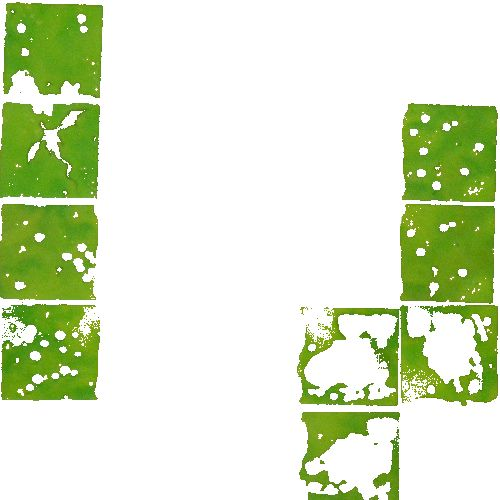
#> input picture TestImages/Grass.JPEG, 500 x 500 px
$ python GetColorFromImage.py
#> lines starting #> are read from the running program, lines starting #| are printed output that depends on the picture; after the words box and inside, x2 and y2 are one past the last pixel; in counts of white or black regions, pixels touching at a corner belong together
#> further down, img is the input picture: shape (500, 500, 3); mean B, G, R 198.4, 229.6, 217.4
import cv2
import numpy as np
import matplotlib.pyplot as plt

def getColorFromImage(img):
    cv2.imshow('Image', img)

    mask = img.copy()
    mask = np.all(img[:, :] != 255, 2)
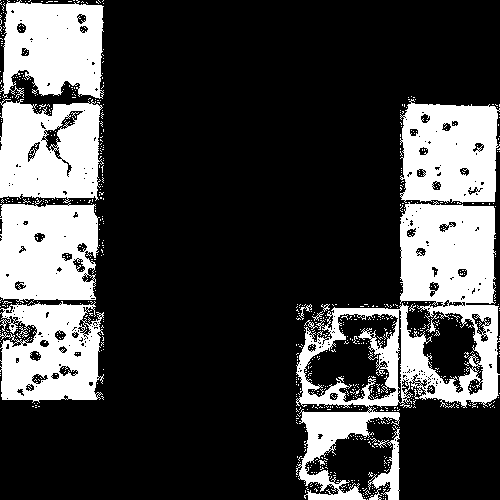
#> mask: shape (500, 500) bool; 25.9% white; 824 white regions (807 under 20 px), largest, box (x1, y1, x2, y2) and area: (296, 201, 500, 500) 20812, (0, 198, 100, 303) 8503, (0, 99, 104, 203) 8447
    mask = mask.astype(np.uint8, copy=False)
    mask[mask == 1] = 255
    cv2.imshow('Mask', mask)

    img2 = cv2.cvtColor(img, cv2.COLOR_BGR2HSV)
#> img2: shape (500, 500, 3); mean H, S, V 18.6, 51.8, 229.7

    h, s, v = img2[:, :, 0], img2[:, :, 1], img2[:, :, 2]
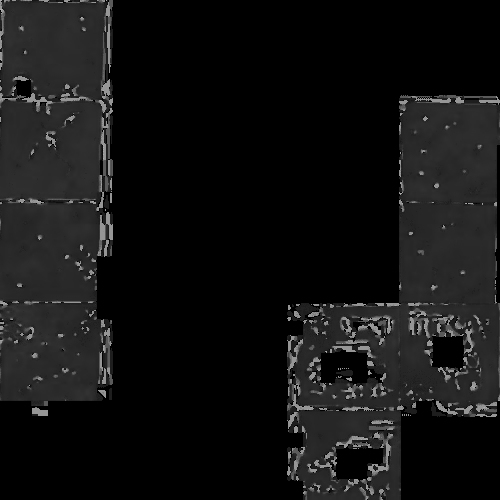
#> h: shape (500, 500); min 0, max 177, mean 18.6
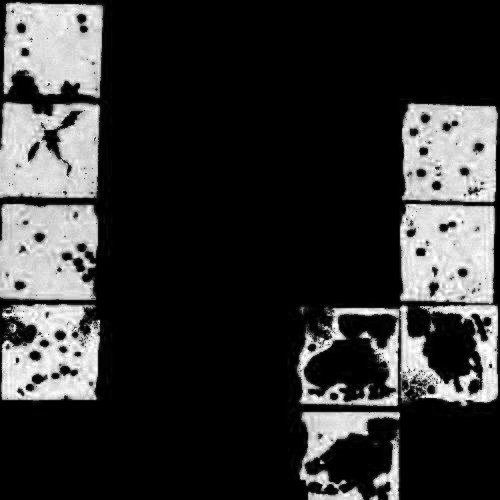
#> s: shape (500, 500); min 0, max 255, mean 51.8
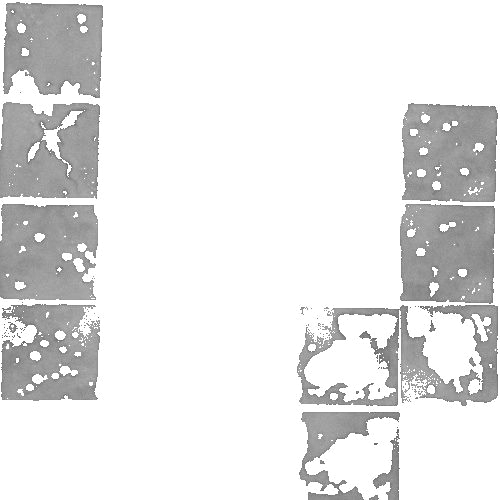
#> v: shape (500, 500); min 87, max 255, mean 229.7
    hist_h = cv2.calcHist([h], [0], mask, [256], [0, 256])
#> hist_h = 256 values, max 9485 at index 42, min 0 at index 1, mean 252.9
    hist_s = cv2.calcHist([s], [0], mask, [256], [0, 256])
#> hist_s = 256 values, max 1632 at index 220, min 0 at index 1, mean 252.9
    hist_v = cv2.calcHist([v], [0], mask, [256], [0, 256])
#> hist_v = 256 values, max 2598 at index 154, min 0 at index 0, mean 252.9

    # Find upper and lower


    minH = min(i for i in hist_h if i > 10)
#> minH = [11]
    print(minH)
#| [11.]

    """ Show histogram """
    plt.plot(hist_h, color='r', label="h")
    plt.plot(hist_s, color='g', label="s")
    plt.plot(hist_v, color='b', label="v")
    plt.legend()
    plt.show()
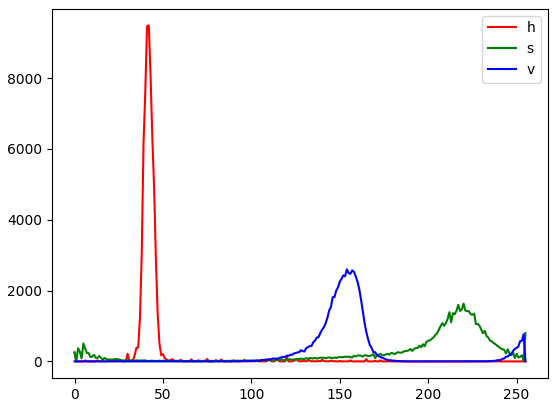
#> figure drawn by matplotlib, 1 panel; curve peaks at x = 42, y = 9485; curve peaks at x = 220, y = 1632; curve peaks at x = 154, y = 2598

    #return (lower, upper)

if __name__ == '__main__':
    img = cv2.imread('TestImages/Grass.JPEG')
    getColorFromImage(img)
    cv2.waitKey(0)
